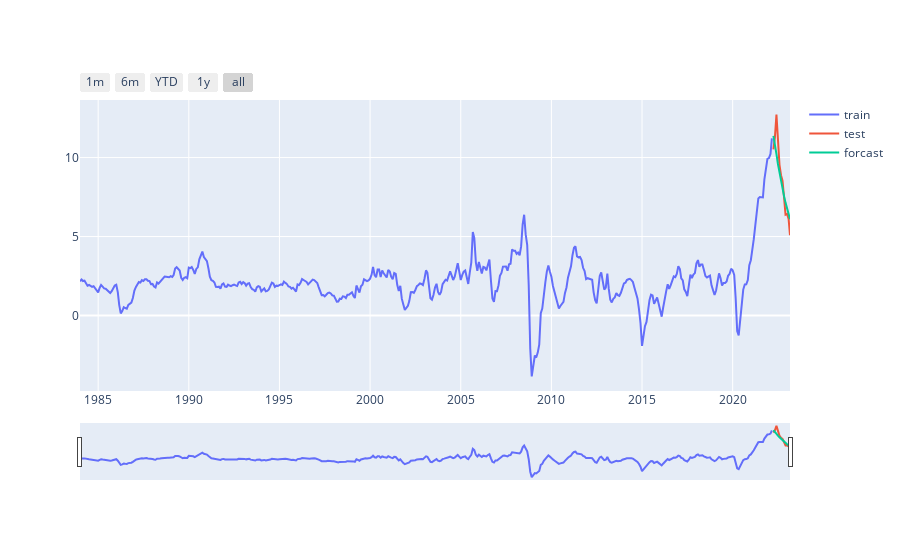

Notebook code cell kept with this figure:
### Code cell
fig = go.Figure()
fig.add_trace(go.Scatter(x = train.index, y = train, mode = 'lines', name = 'train'))
fig.add_trace(go.Scatter(x = test.index, y = test, mode = 'lines', name = 'test'))
fig.add_trace(go.Scatter(x = forecast.index, y = forecast, mode = 'lines', name = 'forcast'))

fig.update_layout(
        xaxis=dict(
            rangeselector=dict(
                buttons=list([
                    dict(count=1,
                        label="1m",
                        step="month",
                        stepmode="backward"),
                    dict(count=6,
                        label="6m",
                        step="month",
                        stepmode="backward"),
                    dict(count=1,
                        label="YTD",
                        step="year",
                        stepmode="todate"),
                    dict(count=1,
                        label="1y",
                        step="year",
                        stepmode="backward"),
                    dict(step="all")
                ])
            ),
            rangeslider=dict(
                visible=True
            ),
            type="date"
        )
    )
fig.show()

### Figure 1 — Plotly figure (JSON) as saved in the notebook; plotly's stock layout.template omitted (floating-point values rounded to 4 significant figures; data arrays with more than 128 entries replaced by an {"elided": "..."} marker saying what was removed)
{"data": [{"mode": "lines", "name": "train", "type": "scatter", "x": {"elided": "459 str values"}, "y": {"elided": "459 float values"}}, {"mode": "lines", "name": "test", "type": "scatter", "x": ["2022-04-01T00:00:00", "2022-05-01T00:00:00", "2022-06-01T00:00:00", "2022-07-01T00:00:00", "2022-08-01T00:00:00", "2022-09-01T00:00:00", "2022-10-01T00:00:00", "2022-11-01T00:00:00", "2022-12-01T00:00:00", "2023-01-01T00:00:00", "2023-02-01T00:00:00", "2023-03-01T00:00:00"], "y": [10.52, 11.28, 12.72, 10.72, 9.538, 8.881, 8.54, 7.494, 6.377, 6.429, 6.121, 5.086]}, {"mode": "lines", "name": "forcast", "type": "scatter", "x": ["2022-04-01T00:00:00", "2022-05-01T00:00:00", "2022-06-01T00:00:00", "2022-07-01T00:00:00", "2022-08-01T00:00:00", "2022-09-01T00:00:00", "2022-10-01T00:00:00", "2022-11-01T00:00:00", "2022-12-01T00:00:00", "2023-01-01T00:00:00", "2023-02-01T00:00:00", "2023-03-01T00:00:00"], "y": [11.37, 10.89, 10.22, 9.593, 9.019, 8.491, 8.005, 7.558, 7.147, 6.768, 6.42, 6.099]}], "layout": {"xaxis": {"rangeselector": {"buttons": [{"count": 1, "label": "1m", "step": "month", "stepmode": "backward"}, {"count": 6, "label": "6m", "step": "month", "stepmode": "backward"}, {"count": 1, "label": "YTD", "step": "year", "stepmode": "todate"}, {"count": 1, "label": "1y", "step": "year", "stepmode": "backward"}, {"step": "all"}]}, "rangeslider": {"visible": true}, "type": "date"}}}
